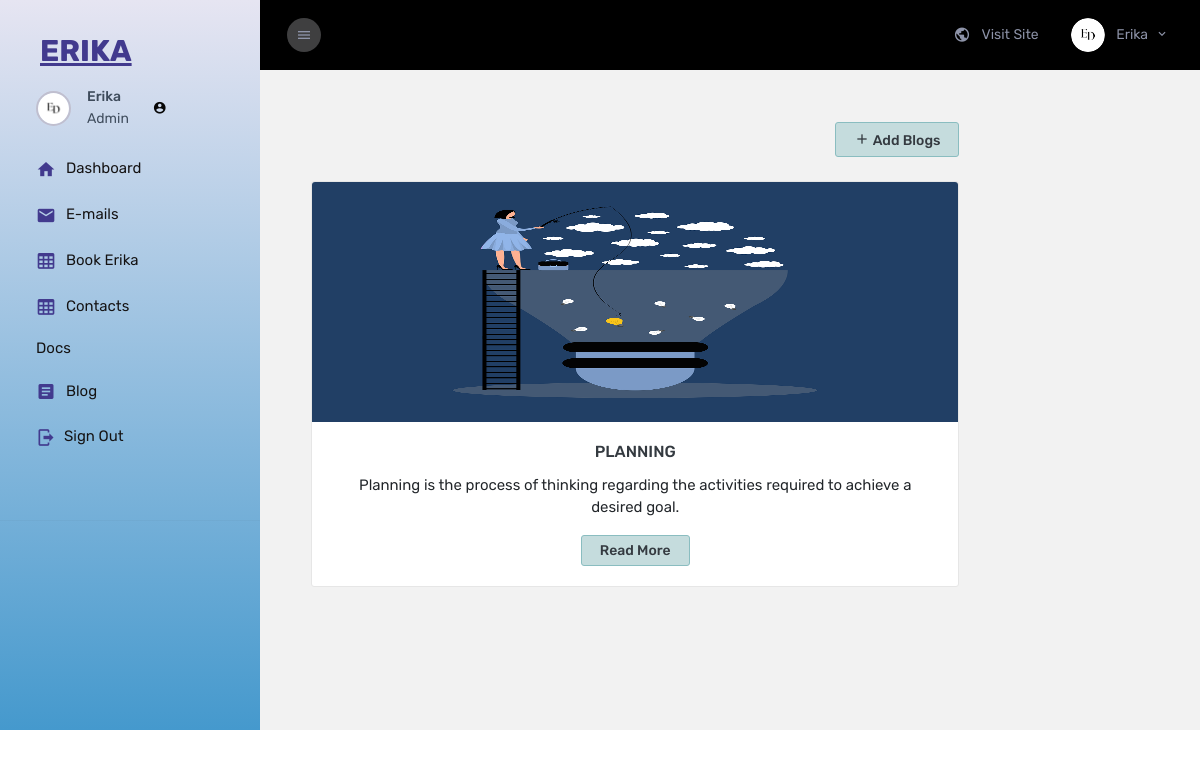
Page /E_Admin/admin_blog/ (signed in) on the earlier database version.
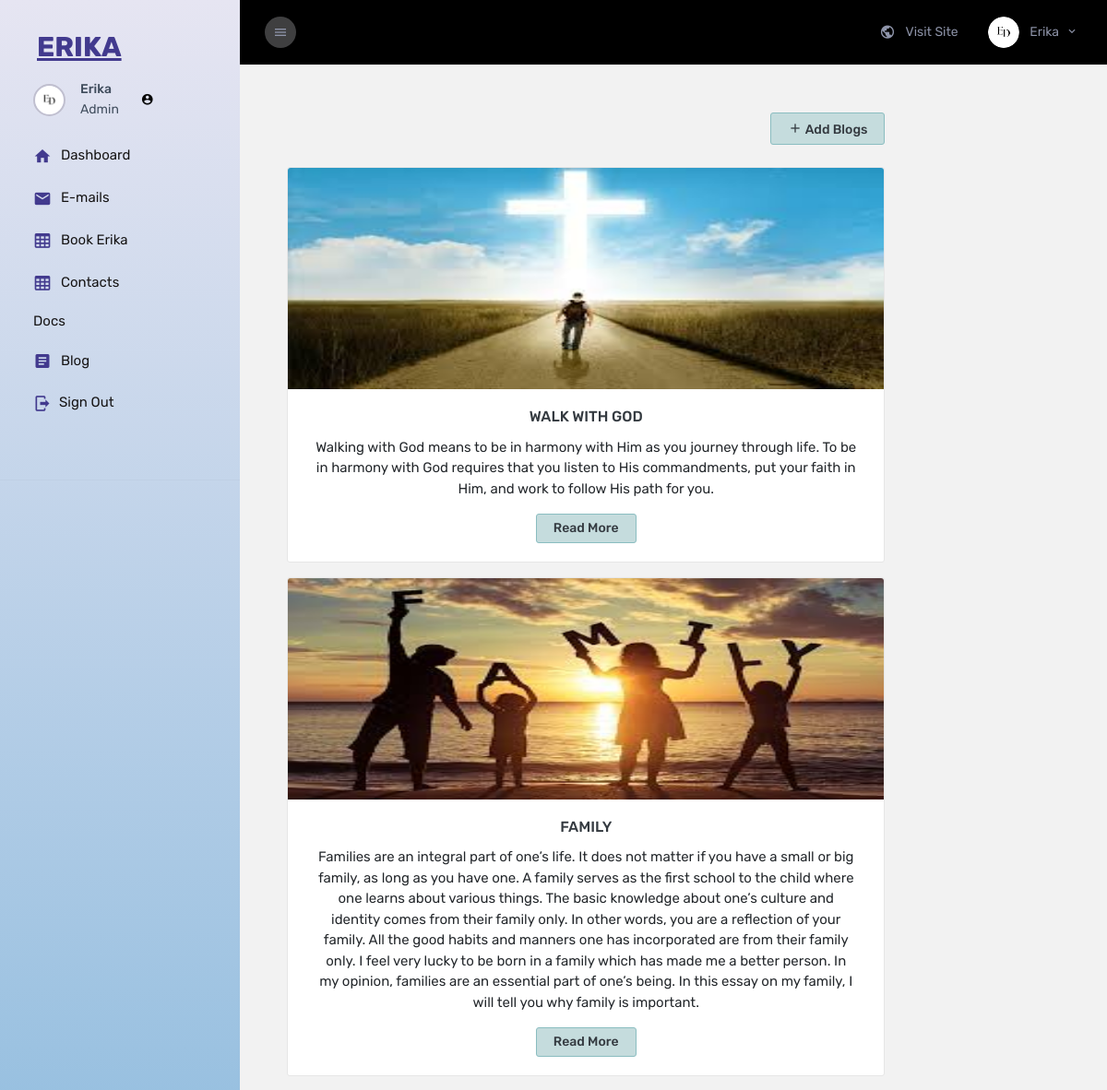
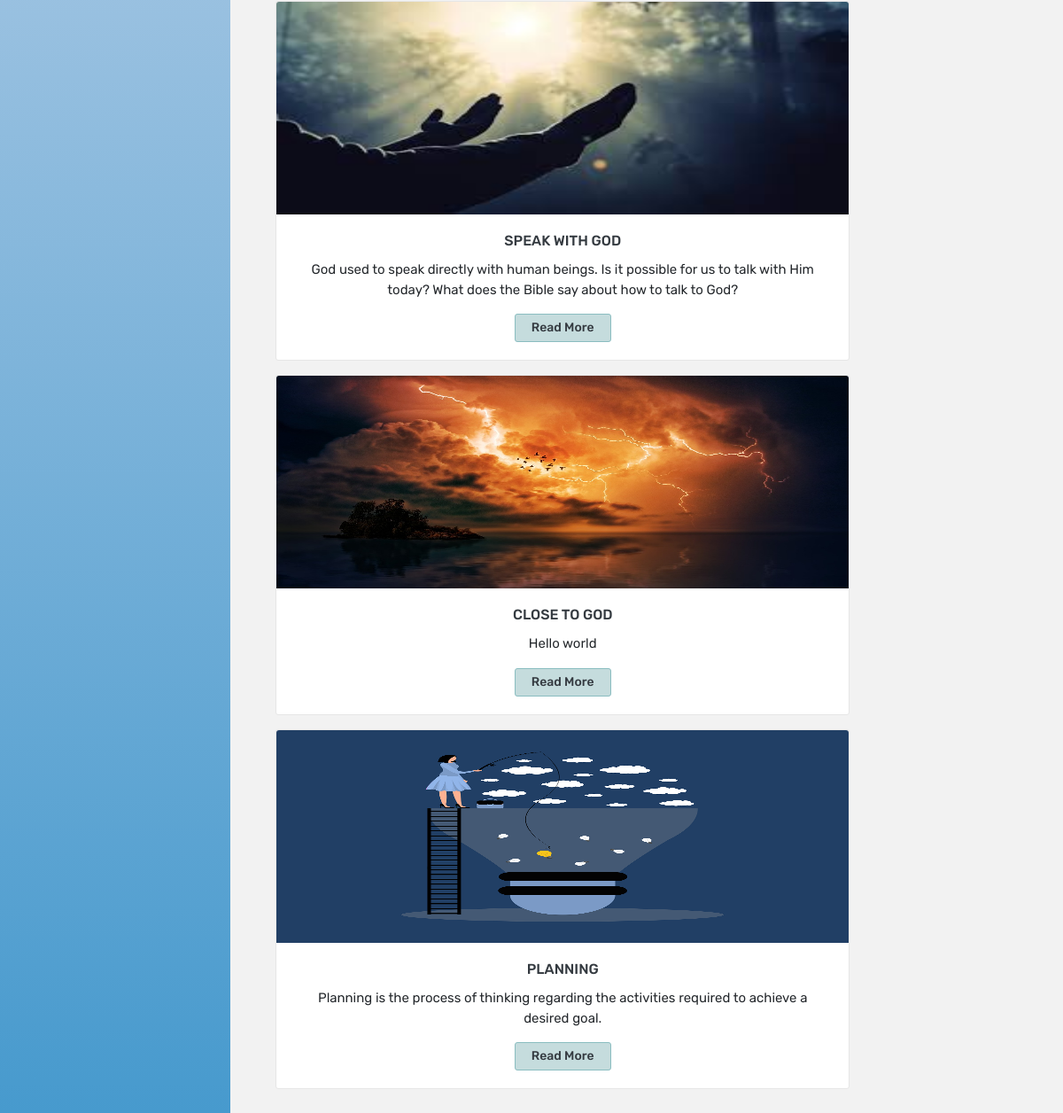
Same page on the later database version (2 pictures, top to bottom).
### ErikaApp/models.py (models this page shows, shortened)
class Blog(models.Model):
    blog_title = models.CharField(max_length=100)
    blog_intro = models.TextField()
    blog_body =models.TextField()
    image = models.ImageField(upload_to="Blog_media")

### Erika_Admin/views.py (the view)
# urls.py: path('admin_blog/',views.Blogs.blogs,name='admin_blogs'),
    @login_required(login_url='adminlogin')
    def blogs(request):
        blog = Blog.objects.all()
        context = {
            'blog':blog,
            }
        return render(request, 'main/admin_blog.html',context)

### Erika_Admin/templates/main/admin_blog.html (shortened to what this page needs)
{% extends 'partials/base.html' %}
{% load static %}
{% block link %}
<link rel="stylesheet" href="{% static 'css/admin_blog.css' %}">
{% endblock link %}
{% block body %}
<div class="main-panel justify-content-center">
  <div class="content-wrapper pb-0">
      <div class="page-header flex-wrap">
        <div class="container">
          <div class="wrapper py-2">
            <div class="text-end">
              <a href="{% url 'add_blog' %}" class="btn btn-color"><i class="mdi mdi-plus"></i> Add Blogs</a>
            </div>
          </div>
        </div>
          <div class="container">
            <div class="wrapper py-3">
              {% for blog in blog reversed %}
              <div class="card text-center mb-3">
                <img src="{{blog.image.url}}" width="auto" height="240px" class="card-img-top" alt="...">
                <div class="card-body">
                  <h5 class="card-title"> {{blog.blog_title | upper}} </h5>
                  <p class="card-text">{{blog.blog_intro}} </p>
                  <a href="{% url 'read_blog' blog.id %}" class="btn btn-color">Read More</a>
                </div>
              </div>
              {% endfor %}
            </div>
          </div>
    </div>
  </div>
</div>
{% endblock body %}9l

### Erika_Admin/templates/partials/base.html (shortened to what this page needs)
<!DOCTYPE html>
{% load static %}
<html lang="en">
  <head>
    <link href="https://cdn.jsdelivr.net/npm/bootstrap@5.3.3/dist/css/bootstrap.min.css" rel="stylesheet">
    <link rel="stylesheet" href="{% static 'assets/vendors/mdi/css/materialdesignicons.min.css' %}" />
    <link rel="stylesheet" href="{% static 'assets/vendors/flag-icon-css/css/flag-icon.min.css' %}" />
    <link rel="stylesheet" href="{% static 'assets/vendors/css/vendor.bundle.base.css' %}" />
    <link rel="stylesheet" href="{% static 'assets/vendors/font-awesome/css/font-awesome.min.css' %}" />
    <link rel="stylesheet" href="{% static 'assets/vendors/bootstrap-datepicker/bootstrap-datepicker.min.css' %}" />
    <link rel="stylesheet" href="{% static 'assets/css/style.css' %}" />
    <link rel="stylesheet" href="{% static 'css/password.css' %}">
   {% block link %}
    {% endblock link %}
  </head>
  <body>
    <div class="container-scroller">
      <nav class="sidebar sidebar-offcanvas" id="sidebar">
        <div class="text-center sidebar-brand-wrapper d-flex align-items-center">
          <a class="sidebar-brand brand-logo" href="{% url 'dashboard' %}" style="color:#423a8e; font-size: 30px; font-weight: bolder;">ERIKA</a>
        </div>
        <ul class="nav">
          <li class="nav-item nav-profile">
            <a href="#" class="nav-link">
              <div class="nav-profile-image">
                <img src="{% static 'images/Ed-fav.png' %}" alt="profile" />
              </div>
              <div class="nav-profile-text d-flex flex-column pr-3">
                <span class="font-weight-medium mb-2"> {{user.username}} </span>
                <span class="font-weight-normal">Admin</span>
              </div>
              <span class="ml-2 "><i class="mdi mdi-account-circle" style="color: #070707;"></i></span>
            </a>
          </li>
          <li class="nav-item">
            <a class="nav-link" href="{% url 'dashboard' %}">
              <i class="mdi mdi-home menu-icon"></i>
              <span class="menu-title">Dashboard</span>
            </a>
          </li>
          <li class="nav-item">
            <a class="nav-link" href="{% url 'mail' %}">
              <i class="mdi mdi-email menu-icon"></i>
              <span class="menu-title">E-mails</span>
            </a>
          </li>
          <li class="nav-item">
            <a class="nav-link" href="{% url 'book_event' %}">
              <i class="mdi mdi-table-large menu-icon"></i>
              <span class="menu-title">Book Erika</span>
            </a>
          </li>
          <li class="nav-item">
            <a class="nav-link" href="{% url 'admin-contacts' %}">
              <i class="mdi mdi-table-large menu-icon"></i>
              <span class="menu-title">Contacts</span>
            </a>
          </li>
          <li class="nav-item">
            <span class="nav-link" href="#">
              <span class="menu-title">Docs</span>
            </span>
          </li>
          <li class="nav-item">
            <a class="nav-link" href="{% url 'admin_blogs' %}">
              <i class="mdi mdi-file-document-box menu-icon"></i>
              <span class="menu-title">Blog</span>
            </a>
          </li>
          <li class="nav-item">
            <a class="nav-link" href="{% url 'out' %}">
              <i class="mdi mdi-logout mr-2 menu-icon"></i>
              <span class="menu-title">Sign Out</span>
            </a>
          </li>
        </ul>
        <hr>
      </nav>
      <div class="container-fluid page-body-wrapper">
        <nav class="navbar col-lg-12 col-12 p-lg-0 fixed-top d-flex flex-row">
          <div class="navbar-menu-wrapper d-flex align-items-stretch justify-content-between">
            <button class="navbar-toggler navbar-toggler align-self-center mr-2" type="button" data-toggle="minimize">
              <i class="mdi mdi-menu"></i>
            </button>
             <ul class="navbar-nav">
            <ul class="navbar-nav navbar-nav-right ml-lg-auto">
              <li class="nav-item dropdown d-none d-xl-flex border-0">
                <a class="nav-link " href="/">
                  <i class="mdi mdi-earth"></i> Visit Site</a>
              </li>
              <li class="nav-item nav-profile dropdown border-0">
                <a class="nav-link dropdown-toggle" id="profileDropdown" href="#" data-toggle="dropdown">
                  <img class="nav-profile-img mr-2" alt="" src="{% static 'images/Ed-fav.png' %}" />
                  <span class="profile-name"> {{user.username}} </span>
                </a>
              </li>
            </ul>
          </div>
        </nav>
        {% block body %}
        {% endblock body %}
        <footer class="footer">
            <div class="d-sm-flex justify-content-center justify-content-sm-between text-center">
              <span class="text-muted d-block text-center text-sm-left d-sm-inline-block">Copyright © Erika.com {{dt.year}} </span>
            </div>
          </footer>
        </div>
      </div>
  </body>
</html>

### Erika_Admin/static/css/admin_blog.css (style rules this page uses)
.btn-color { background: #c5dcdd; border: 1px solid #8abdc0 !important; }

Differences in the rows shown:
added Blog: image (picture), blog_title "WALK WITH GOD", blog_intro "Walking with God means to be in harmony with Him as you journey through life. To be in harmony with God requires that you listen to His commandments, put your faith in Him, and work to follow His path for you."
added Blog: image (picture), blog_title "FAMILY", blog_intro "Families are an integral part of one’s life. It does not matter if you have a small or big family, as long as you have one. A family serves as the first school to the child where one learns about various things. The basic knowledge about one’s culture and identity comes from their family only. In other words, you are a reflection of your family. All the good habits and manners one has incorporated are from their family only. I feel very lucky to be born in a family which has made me a better person. In my opinion, families are an essential part of one’s being. In this essay on my family, I will tell you why family is important."
added Blog: image (picture), blog_title "SPEAK WITH GOD", blog_intro "God used to speak directly with human beings. Is it possible for us to talk with Him today? What does the Bible say about how to talk to God?"
added Blog: image (picture), blog_title "CLOSE TO GOD", blog_intro "Hello world"
